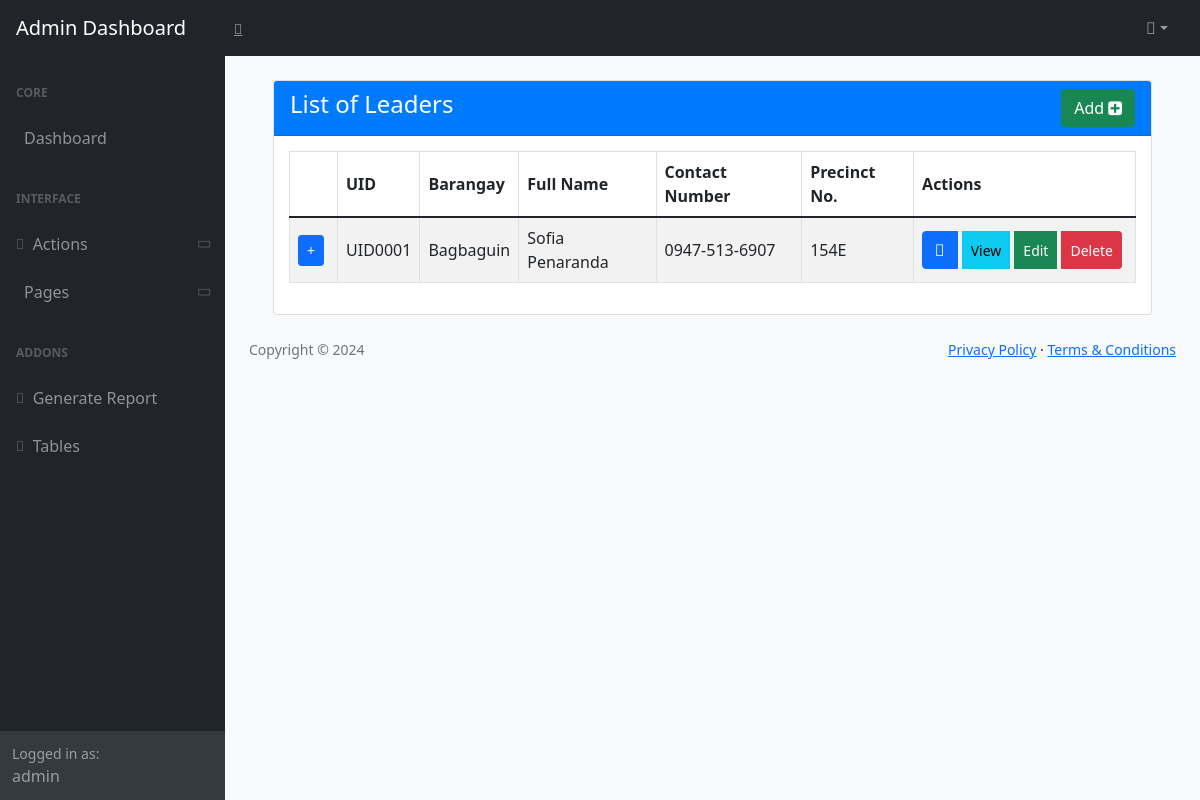
Before: /list_leaders.php (signed in) with the older database file.
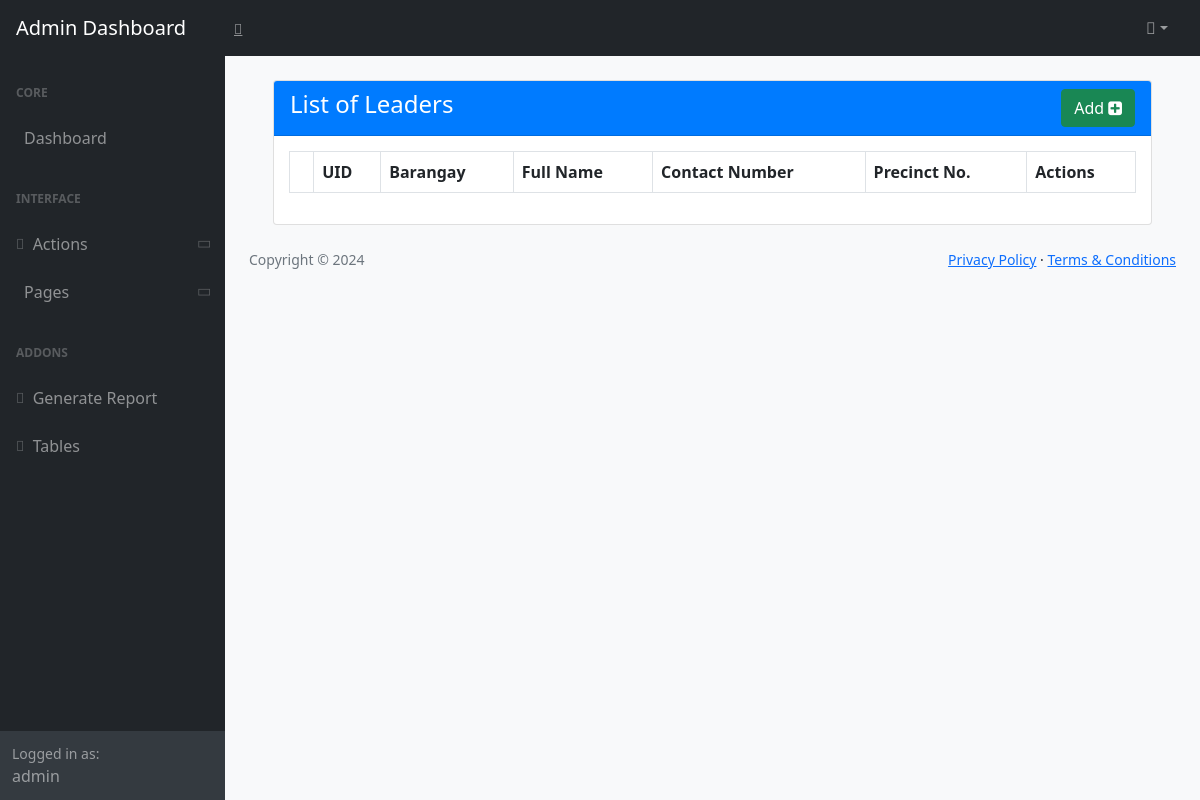
After: the same page with the newer database file.
### tables this page shows
CREATE TABLE `leaders` (
  `id` int(11) NOT NULL,
  `barangay` varchar(255) NOT NULL,
  `contact_number` varchar(255) NOT NULL,
  `precint_no` varchar(255) NOT NULL,
  `full_name` varchar(255) NOT NULL,
  `birthdate` date NOT NULL,
  `age` int(11) NOT NULL,
  `address` text NOT NULL,
  `civil_status` varchar(255) NOT NULL,
  `sex` varchar(255) NOT NULL,
  `leaders_photo` varchar(255) NOT NULL,
  `UID` varchar(11) NOT NULL
);

### list_leaders.php (the view, shortened to what this page needs)
<!doctype html>
<html lang="en">
<head>
    <link href="includes/css/styles.css" rel="stylesheet" />
    <link href="includes/css/bootstrap.min.css" rel="stylesheet">
    <link rel="stylesheet" href="includes/css/alertify.min.css"/>
    <link rel="stylesheet"  href="includes/css/jquery.dataTables.min.css"/>
     <link rel="stylesheet" href="includes/css/font-awesome.min.css"/>
</head>
</head>
<body class="sb-nav-fixed">
<?php include 'includes/nav/admin_nav.php'; ?>
<div id="layoutSidenav_content">
  <main>
          <div class="container-fluid px-4">
         <div class="container mt-4">
    <div class="row">
        <div class="col-md-12">
            <div class="card">
                <div class="card-header d-flex justify-content-between align-items-center">
                    <h4>List of Leaders</h4>
                    <button type="button" class="btn btn-success" data-bs-toggle="modal" data-bs-target="#leaderAddModal">
                        Add <i class="fa fa-plus-square"></i>
                    </button>
                </div>
                <div class="card-body">
                     <table id="myTable" class="table table-bordered table-striped">
        <thead>
            <tr>
                <th></th>
                <th>UID</th>
                <th>Barangay</th>
                <th>Full Name</th>
                <th>Contact Number</th>
                <th>Precinct No.</th>
                <th>Actions</th>
            </tr>
        </thead>
        <tbody>
            <?php
            require 'db/dbcon.php';
            $query = "SELECT * FROM leaders";
            $query_run = mysqli_query($con, $query);
            if(mysqli_num_rows($query_run) > 0) {
                foreach($query_run as $leader) {
                    ?>
                    <tr>
                        <td>
                            <button class="btn btn-sm btn-primary expandBtn" data-leader-id="<?= $leader['id'] ?>">
                                +
                            </button>
                        </td>
                        <td><?= $leader['UID'] ?></td>
                        <td><?= $leader['barangay'] ?></td>
                        <td><?= $leader['full_name'] ?></td>
                        <td><?= $leader['contact_number'] ?></td>
                        <td><?= $leader['precint_no'] ?></td>
                        <td>
                            <div class="btn-group" role="group">
                                <button class="btn btn-primary" data-bs-toggle="modal" data-bs-target="#printIdModal" onclick="populateIDModal('leader', '<?= htmlspecialchars($leader['UID'], ENT_QUOTES, 'UTF-8') ?>')">
    <i class="fa-solid fa-print"></i>
</button>
                                <button type="button" value="<?= $leader['id']; ?>" class="viewLeaderBtn btn btn-info btn-sm" data-bs-toggle="tooltip" data-bs-placement="top" title="View Leader">View</button>
                                <button type="button" value="<?= $leader['id']; ?>" class="editLeaderBtn btn btn-success btn-sm" data-bs-toggle="tooltip" data-bs-placement="top" title="Edit Leader">Edit</button>
                                <button type="button" value="<?= $leader['id']; ?>" class="deleteLeaderBtn btn btn-danger btn-sm" data-bs-toggle="tooltip" data-bs-placement="top" title="Delete Leader">Delete</button>
                            </div>
                        </td>
                    </tr>
                    <?php
                }
            }
            ?>
        </tbody>
    </table>
                </div>
            </div>
        </div>
    </div>
</div>
</div>
<?php include 'includes/footer.php'; ?>
</div>
</body>
</html>

### includes/nav/admin_nav.php (shortened to what this page needs)
<nav class="sb-topnav navbar navbar-expand navbar-dark bg-dark">
      <a class="navbar-brand ps-3" href="#">Admin Dashboard</a>
      <button
        class="btn btn-link btn-sm order-1 order-lg-0 me-4 me-lg-0"
        id="sidebarToggle"
        href="#!"
      >
        <i class="fas fa-bars"></i>
      </button>
      <ul class="navbar-nav ms-auto ms-md-0 me-3 me-lg-4">
        <li class="nav-item dropdown">
          <a
            class="nav-link dropdown-toggle"
            id="navbarDropdown"
            href="#"
            role="button"
            data-bs-toggle="dropdown"
            aria-expanded="false"
            ><i class="fas fa-user fa-fw"></i
          ></a>
        </li>
      </ul>
    </nav>
    <div id="layoutSidenav">
      <div id="layoutSidenav_nav">
        <nav class="sb-sidenav accordion sb-sidenav-dark" id="sidenavAccordion">
          <div class="sb-sidenav-menu">
            <div class="nav">
              <div class="sb-sidenav-menu-heading">Core</div>
              <a class="nav-link" href="admin_dashboard.php">
                Dashboard
            </a>
              <div class="sb-sidenav-menu-heading">Interface</div>
              <a
                class="nav-link collapsed"
                href="#"
                data-bs-toggle="collapse"
                data-bs-target="#collapseLayouts"
                aria-expanded="false"
                aria-controls="collapseLayouts"
              >
                <div class="sb-nav-link-icon">
                  <i class="fas fa-columns"></i>
                </div>
                Actions
                <div class="sb-sidenav-collapse-arrow">
                  <i class="fas fa-angle-down"></i>
                </div>
              </a>
              <a
                class="nav-link collapsed"
                href="#"
                data-bs-toggle="collapse"
                data-bs-target="#collapsePages"
                aria-expanded="false"
                aria-controls="collapsePages"
              >
                Pages
                <div class="sb-sidenav-collapse-arrow"><i class="fas fa-angle-down"></i>
                </div>
              </a>
              <div class="sb-sidenav-menu-heading">Addons</div>
              <a class="nav-link" href="#">
                <div class="sb-nav-link-icon">
                  <i class="fa-regular fa-id-card"></i>
                </div>
                Generate Report
              </a>
              <a class="nav-link" href="tables.html">
                <div class="sb-nav-link-icon"><i class="fas fa-table"></i></div>
                Tables
              </a>
            </div>
          </div>
          <div class="sb-sidenav-footer">
            <div class="small">Logged in as:</div><?php echo $_SESSION['username']; ?> </div>
        </nav>
  </div>

### includes/footer.php
<footer class="py-4 bg-light mt-auto">
          <div class="container-fluid px-4">
            <div
              class="d-flex align-items-center justify-content-between small"
            >
              <div class="text-muted">Copyright &copy; 2024</div>
              <div>
                <a href="#">Privacy Policy</a>
                &middot;
                <a href="#">Terms &amp; Conditions</a>
              </div>
            </div>
          </div>
        </footer>

### list_leaders.php (style rules this page uses)
body { background-color: #f8f9fa; }
.navbar { margin-bottom: 20px; }
.card-header { background-color: #007bff; color: white; }
.card-body { padding: 15px; }
.table th, .table td { vertical-align: middle; }
.table .btn { margin-right: 5px; }

Changed rows visible on the page:
removed leaders: UID "UID0001", barangay "Bagbaguin", full_name "Sofia Penaranda", contact_number "0947-513-6907", precint_no "154E", $leader['id'] 17 (drawn)
